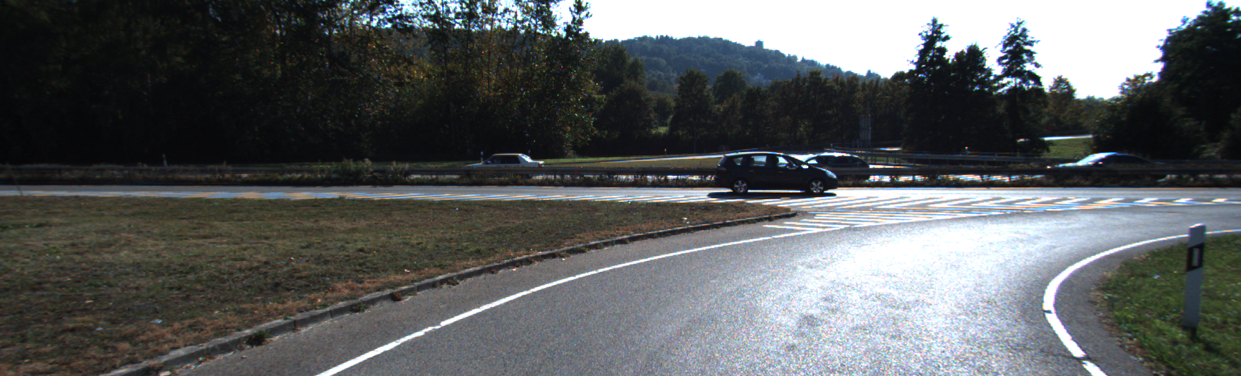
#> input picture 000000.png, 1241 x 376 px, found by its file name
$ python main.py
#> lines starting #> are read from the running program, lines starting #| are printed output that depends on the picture; pictures that were not available may be replaced by others from this repository, and a replacement may not be noted
### Classes/Ltreemap.py
"""
@Author : Niama ELKHBIR
@Last update : 25/03/2020
"""
## TODO :

# Globals :
path = '//home//hp-elitebook-8570p//Desktop//Project//'

# Imports :
from os import chdir
chdir(path)
from Classes.Landmark import *
from Classes.Viewframe import *
from numpy import array
import matplotlib.pyplot as plt

##

class Ltreemap:

    # root : landmark
    # childs : list of Ltreemaps
    def __init__(self , root , childs):
        self.root = root
        self.childs = childs
        self.nbViewframes = 0
        self.viewframes = []
        for c in childs:
            for v in c.viewframes:
                self.viewframes.append(Viewframe([root]+v.landmarks))
                self.nbViewframes += 1

    # adds the viewframe to self
    def add(self , viewframe):
        # Recursivity :

        if viewframe.landmarks == []:
            return

        if self.childs != []:
            for c in self.childs:
                if c.root in viewframe.landmarks:

                    c.add(Viewframe([l for l in viewframe.landmarks if l != self.root]))

                    self.nbViewframes += 1
                    self.viewframes.append(viewframe)
                    return

        flatten = Ltreemap.toTree(Viewframe([l for l in viewframe.landmarks if l != self.root]))
        if flatten != []:

            self.childs.append(flatten.pop())

            self.nbViewframes += 1
            self.viewframes.append(viewframe)
            return

    # Changes a viewframe to a flat vertical tree
    def toTree(viewframe):
        res = []
        n = len(viewframe.landmarks)
        for i in range(n):
            res = [Ltreemap(viewframe.landmarks[n-i-1],res)]
        return res

    # Counts the number of biffurcations in a tree
    # [50 lines left out: functions nbBiff, nbLeafs, plotDirectionVector, not called in this run]

    def meanDepth(self):
        return 1+(sum([len(v.landmarks) for v in self.viewframes]))/self.nbViewframes

### Classes/Image.py
"""
@Author : Niama ELKHBIR
@Last update : 25/03/2020
"""
## TODO :

# Globals :
path = '//home//hp-elitebook-8570p//Desktop//Project//'

# Imports :
from os import chdir
chdir(path)
from Classes.Landmark import *
from Classes.Viewframe import *
import cv2
from math import floor

##

class Image:

    N = 41
    THRESHOLD = 50 # mustn't be less than 31!

    def __init__(self, path):
        self.path = path
        self.viewframe = None

    def getKeyPointsAndDescriptors(self):
        img = cv2.imread(self.path)
#> img is the input picture: shape (376, 1241, 3); mean B, G, R 95, 94.2, 91.2
        gray = cv2.cvtColor(img,cv2.COLOR_BGR2GRAY)
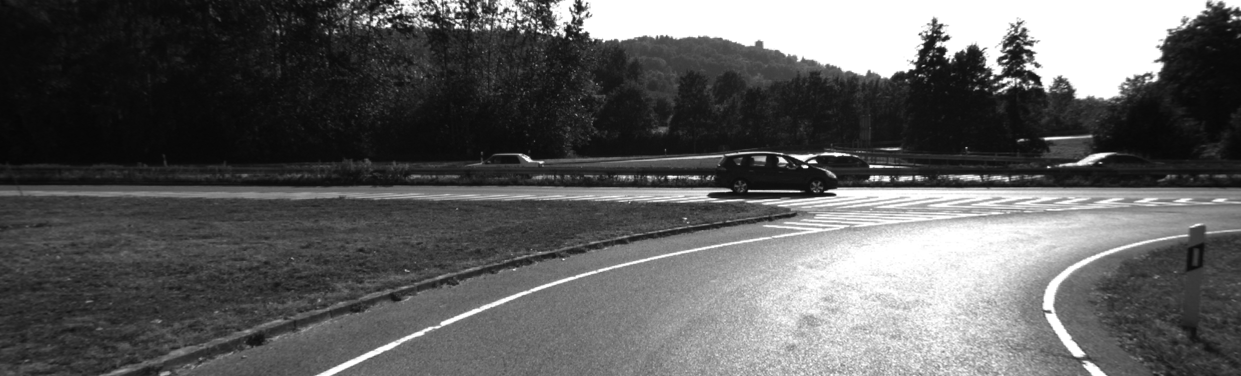
#> gray: shape (376, 1241); min 5, max 255, mean 93.4
        return cv2.BRISK_create(Image.N).detectAndCompute(gray,None)

    def getViewframe(self):
        if self.viewframe is None:
            kp, descriptors = self.getKeyPointsAndDescriptors()
#> kp = 1375 keypoints; strongest (x, y, size): (815, 162, 11.6), (804, 166, 23.3), (806, 167, 11.7), (803, 166, 15.2)
            self.viewframe = Viewframe([])
            for i in range(len(kp)):
                if kp[i].response >= Image.THRESHOLD:
                    angles = [0 for i in range(360)]
                    angles[floor(kp[i].angle)] = 1
                    lm = Landmark(angles, list(descriptors[i]))
                    self.viewframe.add(lm)
        return self.viewframe

### Classes/Landmark.py
"""
@Author : Niama ELKHBIR
@Last update : 25/03/2020
"""

# Globals :

# Imports :
from math import cos, sin, pi

##

class Landmark:

    ANGLES_THRESHOLD = 0.01
    DESCRIPTOR_THRESHOLD = 0.38

    # angles : list of floats, with size 360
    # descriptors : list of floats, with size 64
    def __init__(self , angles = [], descriptor = []):
        self.angles = angles
        self.descriptor = descriptor

    def __eq__(self, l):
        angles_size = len(self.angles)
#> angles_size = 360
        descriptor_size = len(self.descriptor)
#> descriptor_size = 64
        return isinstance(l,Landmark) and angles_size == len(l.angles) and descriptor_size == len(l.descriptor) and abs(1-(self.cos()*l.cos()+self.sin()*l.sin())) <= Landmark.ANGLES_THRESHOLD and sum([1 for i in range(descriptor_size) if self.descriptor[i] != l.descriptor[i]])/descriptor_size <= Landmark.DESCRIPTOR_THRESHOLD

    # Mean cosinus of the angles of self
    def cos(self):
        Z = sum([a for a in self.angles])
        if Z != 0:
            return sum([self.angles[i]*cos(i*pi/180) for i in range(len(self.angles))])/Z
        else:
            return 0

    # Mean sinus of the angles of self
    def sin(self):
        Z = sum([a for a in self.angles])
        if Z != 0:
            return sum([self.angles[i]*sin(i*pi/180) for i in range(len(self.angles))])/Z
        else:
            return 0

### Classes/Viewframe.py
"""
@Author : Niama ELKHBIR
@Last update : 21/03/2020
"""
## TODO :

# Globals :
path = '//home//hp-elitebook-8570p//Desktop//Project//'

# Imports :
from os import chdir
chdir(path)
from Classes.Landmark import *
from numpy import array

##

# The viewframe is an image abstracted as its landmarks
class Viewframe:

    # landmarks : list of landmarks
    def __init__(self , landmarks):
        self.landmarks = landmarks

    # adding a new landmark to self
    def add(self,landmark):
        self.landmarks.append(landmark)

    # direction vector of self
    # [6 lines left out: function t, not called in this run]

### utils.py
"""
@Author : Niama ELKHBIR
@Last update : 22/03/2020
"""
## TODO :

# Globals :
M = 100

# Imports :
import cv2

##

def getFileName(n):
    if 0 <= n and n < 10:
        return '00000'+str(n)+'.png'
    elif 10 <= n and n < 100:
        return '0000'+str(n)+'.png'
    elif 100 <= n and n < 1000:
        return '000'+str(n)+'.png'
    elif 1000 <= n and n < 10000:
        return '00'+str(n)+'.png'
    else:
        # something went wrong :/
        print("GetFileName : Something went wrong!")
        return ''

# [6 lines left out: function save_keypoints, not called in this run]

### main.py
"""
@Author : Niama ELKHBIR
@Last update : 25/03/2020
"""
## TODO :

# Globals :
path = '//home//hp-elitebook-8570p//Desktop//Project//'
N = 50 # Number of samples < 1101

# Imports :
from os import chdir
chdir(path)
from utils import *
from Classes.Image import *
from Classes.Viewframe import *
from Classes.Ltreemap import *

##

ltreemap = Ltreemap(None,[])

# Processing database images :

for i in range(N):
    print("Processing: "+str(i))
    image = Image("DataBase//"+getFileName(i))
    viewframe = image.getViewframe()
    ltreemap.add(viewframe)
#> in toTree, `n = len(viewframe.landmarks)`: n = 1092
#> after the loop in toTree, `for i in range(n):`: res = 1 item
#> pass 2 of the loop `for i in range(N):`:
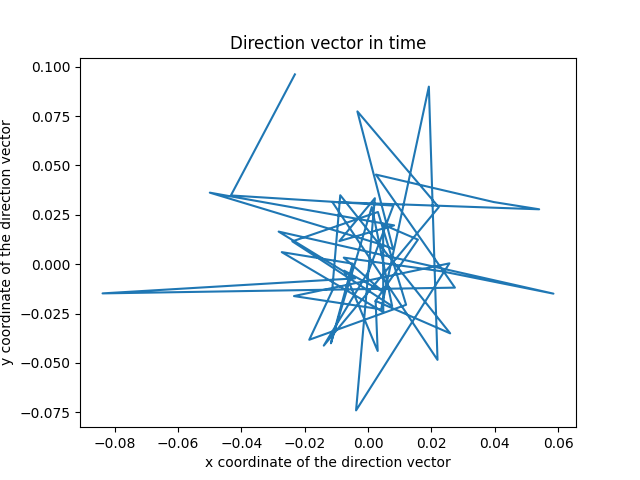
#> input picture DirectionVector_N=50.png, 640 x 480 px, given in place of 000001.png, which was not available
#> in getKeyPointsAndDescriptors, img is the input picture: shape (480, 640, 3); mean B, G, R 247.5, 245.3, 242.1
#> in getKeyPointsAndDescriptors (call 2), `gray = cv2.cvtColor(img,cv2.COLOR_BGR2GRAY)`:
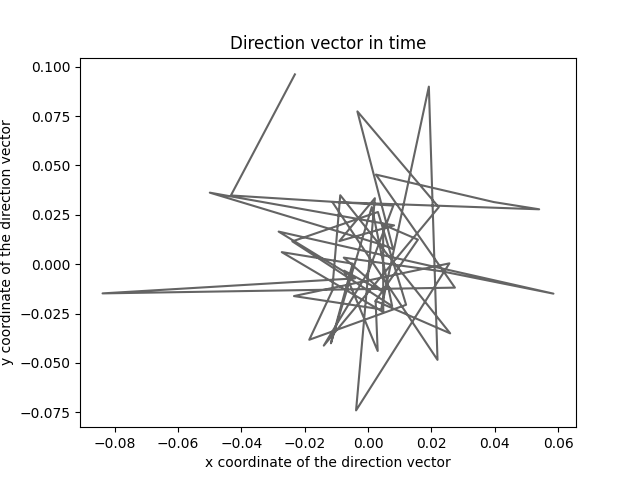
#> gray: shape (480, 640); min 0, max 255, mean 244.6
#> kp = 1830 keypoints; strongest (x, y, size): (249, 40, 10.4), (59, 112, 11.9), (259, 438, 11.7), (55, 219, 10.7)
#> the loop in add (call 2), `for c in self.childs:` made 1 pass
#> pass 3 of the loop `for i in range(N):`:
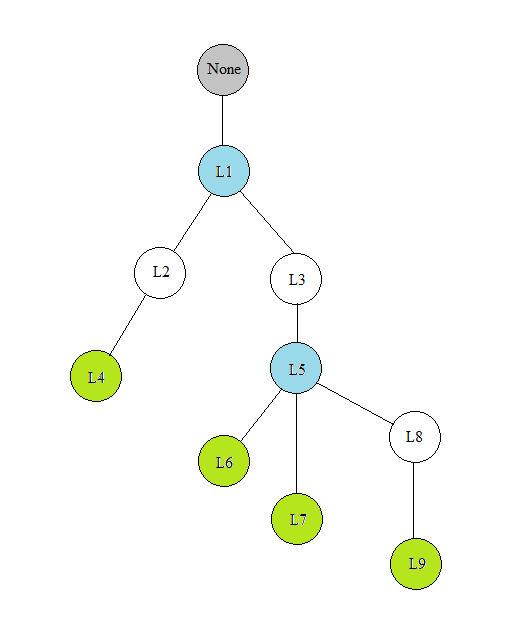
#> input picture customize.png, 506 x 638 px, given in place of 000002.png, which was not available
#> in getKeyPointsAndDescriptors, img is the input picture: shape (638, 506, 3); mean B, G, R 247.2, 251.6, 249.7
#> in getKeyPointsAndDescriptors (call 3), `gray = cv2.cvtColor(img,cv2.COLOR_BGR2GRAY)`:
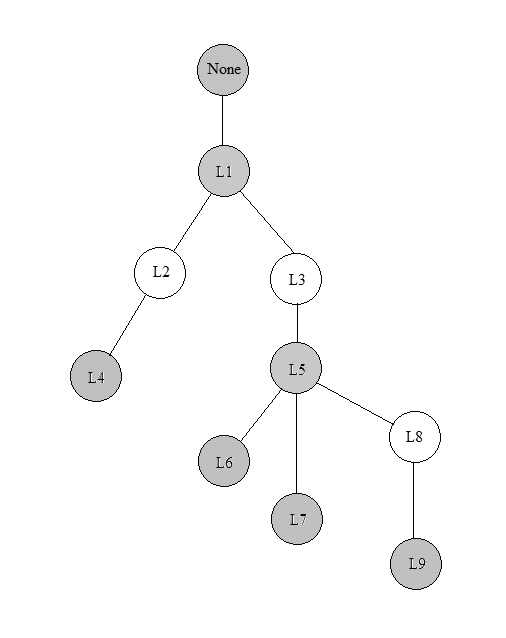
#> gray: shape (638, 506); min 0, max 255, mean 250.5
#> (the run stopped early here; a loop or call above may not have finished)
